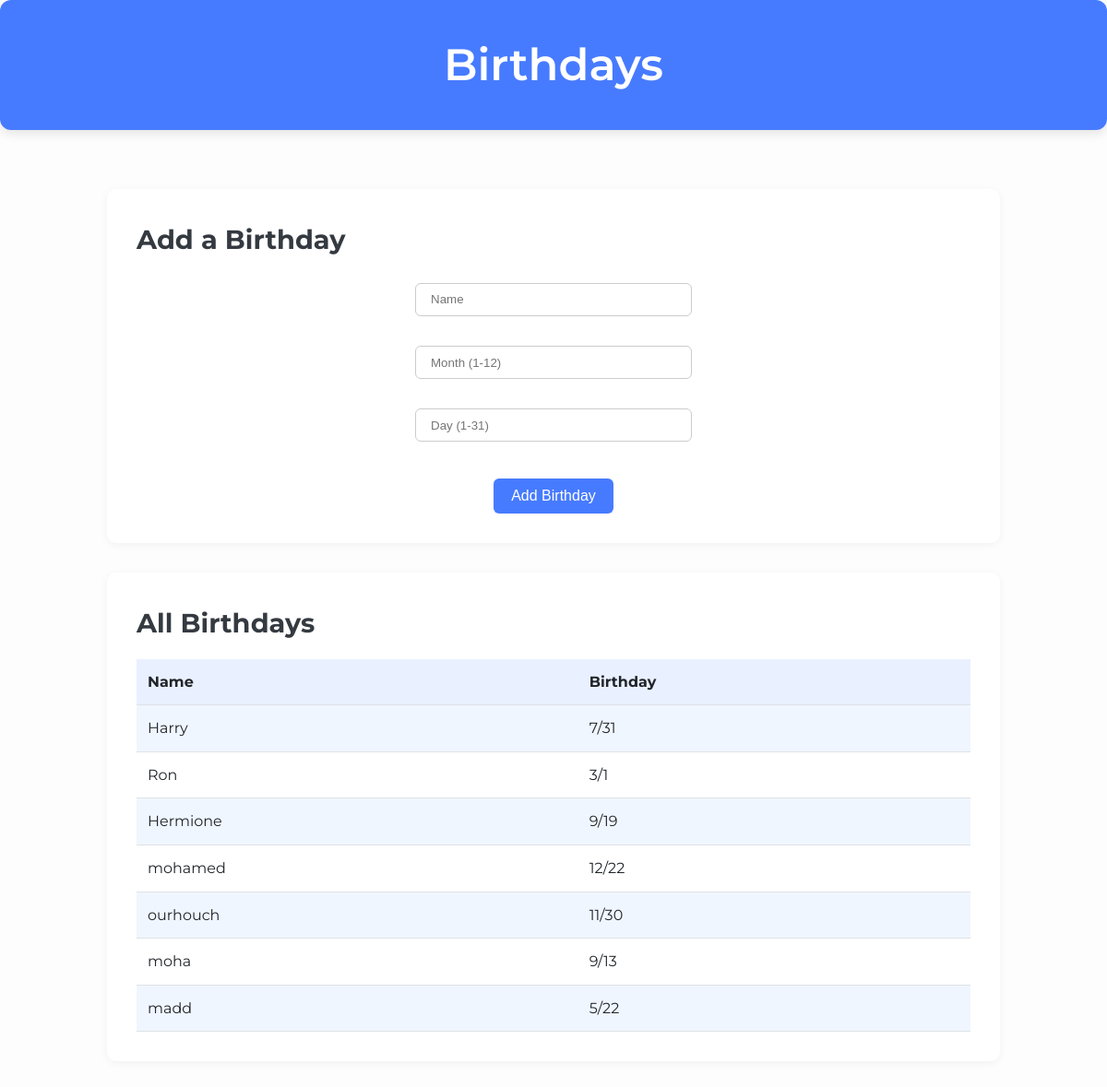
The page / on the database its author committed.
### tables this page shows
CREATE TABLE birthdays (
    id INTEGER,
    name TEXT,
    month INTEGER,
    day INTEGER,
    PRIMARY KEY(id)
);

### app.py (the view)
@app.route("/", methods=["GET", "POST"])
def index():
    if request.method == "POST":
        name = request.form.get("name")
        month = request.form.get("month")
        day = request.form.get("day")
        if name and month and day:
            db.execute("INSERT INTO birthdays (name, month, day) VALUES (?, ?, ?)", name, month, day)
        return redirect("/")
    else:
        birthdays = db.execute("SELECT name, month, day FROM birthdays")
        return render_template("index.html", birthdays=birthdays)

### app.py (called while the page is built)
@app.after_request
def after_request(response):
    response.headers["Cache-Control"] = "no-cache, no-store, must-revalidate"
    response.headers["Expires"] = 0
    response.headers["Pragma"] = "no-cache"
    return response

### templates/index.html (shortened to what this page needs)
<!DOCTYPE html>
<html lang="en">
    <head>
        <link href="/static/styles.css" rel="stylesheet">
    </head>
    <body>
        <div class="header">
            <h1>Birthdays</h1>
        </div>
        <div class="container">
            <div class="section">
                <h2>Add a Birthday</h2>
                <form action="/" method="post" class="form-group">
                    <input type="text" name="name" placeholder="Name" required>
                    <input type="number" name="month" placeholder="Month (1-12)" min="1" max="12" required>
                    <input type="number" name="day" placeholder="Day (1-31)" min="1" max="31" required>
                    <button type="submit">Add Birthday</button>
                </form>
            </div>
            <div class="section">
                <h2>All Birthdays</h2>
                <table>
                    <thead>
                        <tr>
                            <th>Name</th>
                            <th>Birthday</th>
                        </tr>
                    </thead>
                    <tbody>
                        {% for birthday in birthdays %}
                        <tr>
                            <td>{{ birthday.name }}</td>
                            <td>{{ birthday.month }}/{{ birthday.day }}</td>
                        </tr>
                        {% endfor %}
                    </tbody>
                </table>
            </div>
        </div>
    </body>
</html>

### static/styles.css (style rules this page uses)
* { box-sizing: border-box; margin: 0; padding: 0; }
body { font-family: 'Montserrat', sans-serif; background-color: #fdfdfd; color: #212529; font-size: 1rem; line-height: 1.6; padding: 0; }
.container { width: 90%; max-width: 1000px; margin: auto; padding: 2rem 1rem; }
.header { background-color: #477bff; color: white; padding: 2rem; text-align: center; margin-bottom: 2rem; border-radius: 12px; box-shadow: 0 4px 12px rgba(0, 0, 0, 0.1); }
.header h1 { font-size: 3rem; font-weight: 600; }
.section { background-color: white; border-radius: 10px; padding: 2rem; margin-bottom: 2rem; box-shadow: 0 2px 10px rgba(0, 0, 0, 0.05); transition: transform 0.3s ease, background-color 0.3s ease; }
h2 { font-size: 1.8rem; margin-bottom: 1rem; color: #343a40; }
.form-group { display: flex; flex-direction: column; align-items: center; gap: 1rem; margin-top: 1rem; }
input[type="text"], input[type="number"] { width: 100%; max-width: 300px; padding: 0.6rem 1rem; margin: 0.5rem 0; border: 1px solid #ccc; border-radius: 0.375rem; transition: border-color 0.3s ease, background-color 0.3s ease; }
button, input[type="submit"] { background-color: #477bff; color: white; border: none; padding: 0.6rem 1.2rem; border-radius: 0.375rem; font-size: 1rem; cursor: pointer; margin-top: 1rem; transition: background-color 0.3s ease; }
table { width: 100%; border-collapse: collapse; margin-top: 1rem; }
table thead { background-color: #e9f0ff; }
table th, table td { padding: 0.75rem; text-align: left; border-bottom: 1px solid #dee2e6; }
tbody tr:nth-child(odd) { background-color: rgba(179, 208, 255, 0.2); }

### rows shown on the page
birthdays: name "Harry", month "7", day "31"
birthdays: name "Ron", month "3", day "1"
birthdays: name "Hermione", month "9", day "19"
birthdays: name "mohamed", month "12", day "22"
birthdays: name "ourhouch", month "11", day "30"
birthdays: name "moha", month "9", day "13"
birthdays: name "madd", month "5", day "22"
